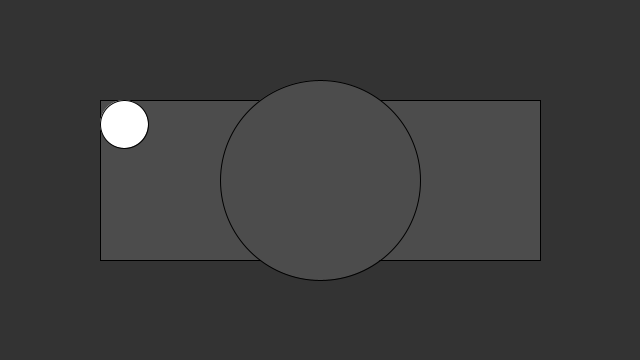
Frame 1 (no input)
Frame 60 (the mouse pressed at the canvas centre just before this capture): identical to frame 1, image omitted
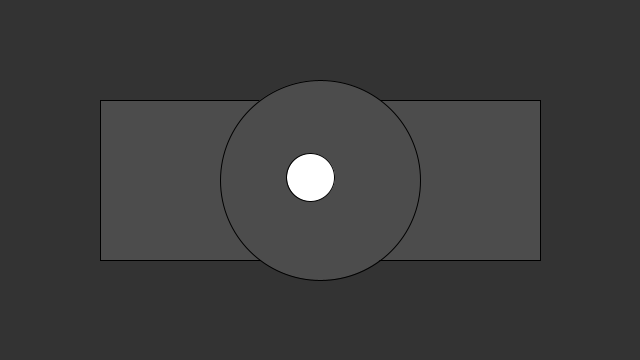
Frame 120 (the mouse held since frame 60 and released just before this capture)

The Processing sketch that drew these frames (run headless with seeded random() and noise(); from frame 60 on, the mouse is pressed at the canvas centre):

// Processing sketch: constrain_ellipse
// ── constrain_ellipse.pde
/* SM, May 2016
 *
 *
 * Derived from https://processing.org/examples/constrain.html
 */
 
 
float mx;
float my;
float easing = 0.05;
int radius = 24;
int edge = 100;
int inner = edge + radius;

void setup() {
  size(640, 360);
  //noStroke(); 
  ellipseMode(RADIUS);
  rectMode(CORNERS);
}

void draw() { 
  background(51);
  
  //if (abs(mouseX - mx) > 0.1) {
    mx = mx + (mouseX - mx) * easing;
  //}
  //if (abs(mouseY - my) > 0.1) {
    my = my + (mouseY- my) * easing;
  //}
  
  mx = constrain(mx, inner, width - inner);
  my = constrain(my, inner, height - inner);
  fill(76);
  rect(edge, edge, width-edge, height-edge);
  ellipse ( width/2, height/2, edge, edge);
  fill(255);  
  ellipse(mx, my, radius, radius);
  
}
